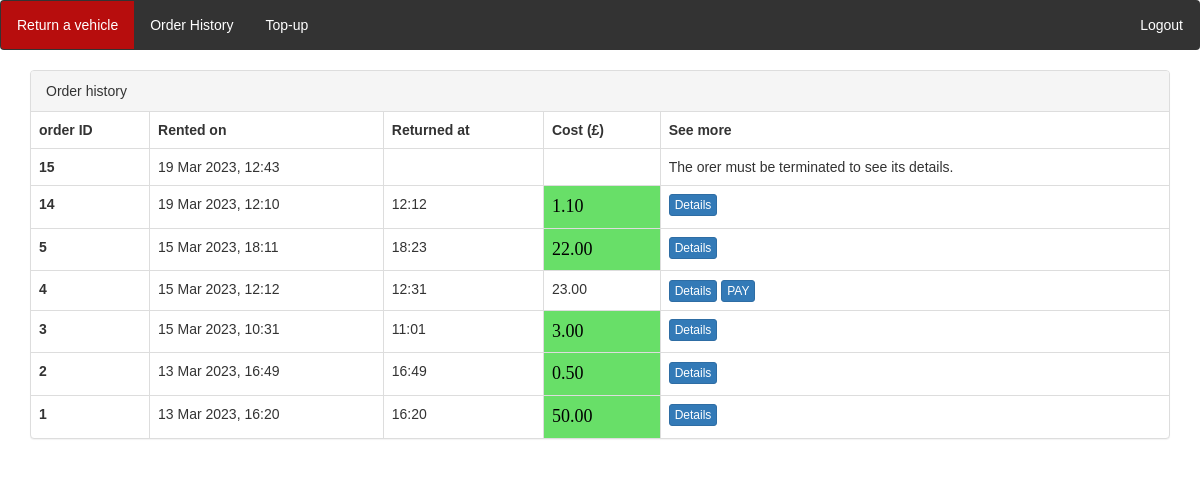
Before: /order_history/ (signed in) with the older database file.
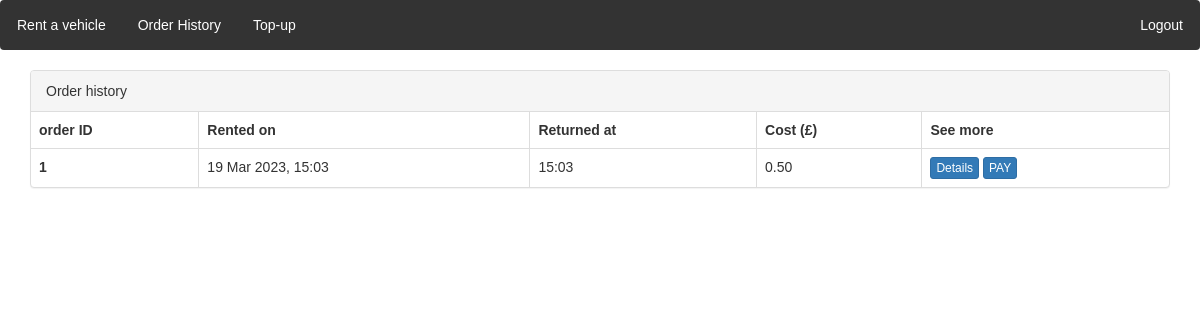
After: the same page with the newer database file.
### locations/models.py (models this page shows)
class Order(models.Model):
    customer = models.ForeignKey(CustomUser, on_delete=models.CASCADE)
    vehicle = models.ForeignKey(Vehicle, on_delete=models.CASCADE)
    initial_time = models.DateTimeField(auto_now_add=True)
    cost = models.DecimalField(max_digits=6, decimal_places=2, null = True, default=None)
    final_time = models.DateTimeField(null = True)
    initial_location = models.ForeignKey(Location, on_delete=models.CASCADE, null=False, related_name='start')
    final_location = models.ForeignKey(Location, on_delete=models.CASCADE, null=True, related_name='end')
    is_paid = models.BooleanField(default=False)

### locations/views.py (the view)
# urls.py: path('order_history/', views.order_history,name='order_history'),
def order_history(request):
    if request.user is None or not request.user.is_authenticated:
        return redirect("/accounts/login")
    username = request.user.username
    logged_customer = CustomUser.objects.get(user=User.objects.get(username=username))
    queryset = models.Order.objects.filter(customer=logged_customer).order_by('id').reverse()
    return render(request, 'locations/order_history.html', {'queryset': queryset})

### locations/context_processors.py (called while the page is built)
def message_processor(request):
    if not request.user.username:
         return {
        'unreturned' : None
    }
    username = request.user.username
    logged_user  = CustomUser.objects.get(user = User.objects.get(username = username))
    unreturned_order = Order.objects.filter(customer = logged_user, final_time = None).first()
    return {
        'unreturned' : unreturned_order
    }

### templates/locations/order_history.html (shortened to what this page needs)
{% extends "locations/base.html" %}
{% load static %}
{% block extrahead %}
<link rel="stylesheet" type="text/css" href="{% static 'css/order.css' %}">
{% endblock %}
{% block content %}
  <div class="container">
    <div class="panel panel-default">
      <div class="panel-heading"> Order history</div>
      <table class="table table-bordered">
        <thead>
          <tr>
            <th>order ID</th>
            <th> Rented on</th>
            <th> Returned at</th>
            <th> Cost (£) </th>
            <th> See more</th>
          </tr>
        </thead>
        <tbody>
        {% for obj in queryset %}
          <tr>
            <th>{{obj.id}}</th>
            <td>{{ obj.initial_time|date:"d M Y, H:i" }}</td>
            <td>{{ obj.final_time|date:"H:i" }}</td>
            {% if obj.is_paid %}
            <td class="cost"> {{ obj.cost}} </td>
            {% elif obj.cost != None %}
            <td> {{ obj.cost}} </td>
            {% else %}
            <td>  </td>
            {% endif %}
            <td>
              {% if obj.final_time != None%}
              <a class="btn btn-primary btn-xs" href="{% url 'locations:order_detail' nid=obj.id %}"> Details</a>
              {% else%}
              The orer must be terminated to see its details.
              {% endif %}
              {% if obj.is_paid %}
              {% else %}
              {% if obj.cost != None %}
              <a class="btn btn-primary btn-xs" href="{% url 'locations:order_payment' nid=obj.id %}"> PAY </a>
              {% endif %}
              {% endif %}
            </td>
          </tr>
        {% endfor %}
        </tbody>
      </table>
    </div>
  </div>
{% endblock %}

### templates/locations/base.html (shortened to what this page needs)
{% load static %}
<!DOCTYPE html>
<html lang="en">
<head>
    <link rel="stylesheet" href="{% static 'plugins/bootstrap-3.4.1/css/bootstrap.min.css' %}">
    <link rel="stylesheet" type="text/css" href="{% static 'css/navbar.css' %}">
    {% block extrahead %}
    {% endblock %}
</head>
<body>
        <div class="navbar">
        {% if unreturned %}
        <a href="{% url 'locations:return_order' %}" class = "important"> Return a vehicle</a>
        {% else %}
        <a href="{% url 'locations:index' %}"> Rent a vehicle</a>
        {% endif %}
        {% if user.is_authenticated %}
        <a href="{% url 'auth_logout' %}?next=/" class = "authentication">Logout</a>
        <a href="{% url 'locations:order_history' %}">Order History</a>
        <a href="{% url 'locations:deposit' %}"> Top-up </a>
        {% else %}
        <a href="{% url 'auth_login' %}" class = "authentication" >Login</a>
        <a href="{% url 'registration_register' %}" class = "authentication"> Sign up </a>
        {% endif %}
    </div>
    <div class="container-fluid">
        {% block content %}
        {% endblock %}
    </div>
</body>
</html>

### static/css/navbar.css (style rules this page uses)
body { zoom: 100%; }
* { margin: 0; padding: 0; box-sizing: border-box; }
body { font-family: Arial, sans-serif; }
.navbar { background-color: #333; overflow: hidden; position: relative; }
.navbar a { float: left; display: block; color: white; text-align: center; padding: 14px 16px; text-decoration: none; }
.navbar .authentication { float: right; display: block; color: white; text-align: center; padding: 14px 16px; text-decoration: none; }

Changed rows visible on the page:
removed Order: id "15", initial_time "19 Mar 2023, 12:43", is_paid False (drawn), shows "The orer must be terminated to see its details."
removed Order: id "14", initial_time "19 Mar 2023, 12:10", final_time "12:12", cost "1.10", shows "Details"
removed Order: id "5", initial_time "15 Mar 2023, 18:11", final_time "18:23", cost "22.00", shows "Details"
removed Order: id "4", initial_time "15 Mar 2023, 12:12", final_time "12:31", cost "23.00", shows "Details", is_paid "PAY"
removed Order: id "3", initial_time "15 Mar 2023, 10:31", final_time "11:01", cost "3.00", shows "Details"
removed Order: id "2", initial_time "13 Mar 2023, 16:49", final_time "16:49", cost "0.50", shows "Details"
changed Order id 1: initial_time "13 Mar 2023, 16:20" → "19 Mar 2023, 15:03"; final_time "16:20" → "15:03"; is_paid True → False (drawn); cost "50.00" → "0.50"
Other visible differences:
text no longer shown: "Return a vehicle"
text now shown: "Rent a vehicle"
